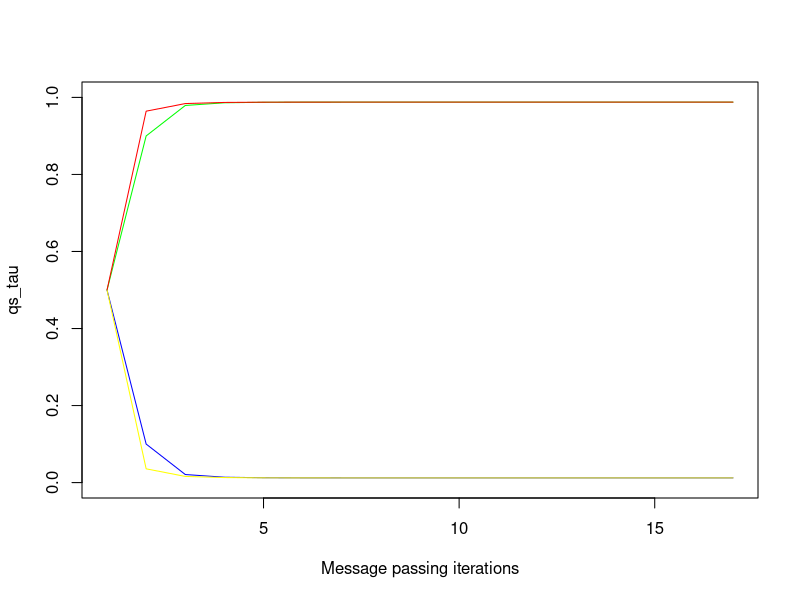
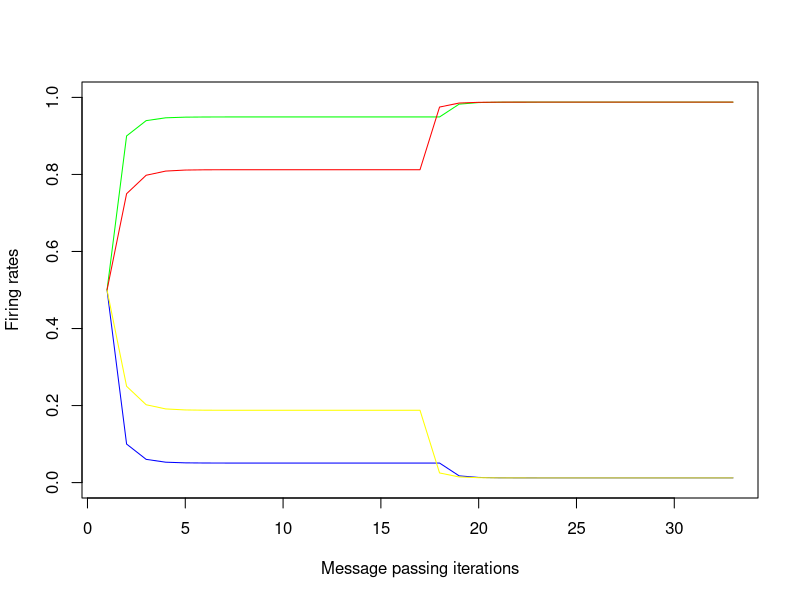

Generate these figures, in order, with R: (Note: this script raises an error after producing the figures.)
#################################
#-------------------------------#
#  Message Passing Examples in R#
#-------------------------------#
#################################

# CONVERSION of matlba code Message_passing_example.m, including commentaries.

# Supplementary Code for: A Tutorial on Active Inference 
# Modelling and its Application to Empirical Data by Ryan Smith 
# and Christopher J. Whyte. We also acknowledge Samuel Taylor for contributing 
# to this example code

# This script provides two examples of (marginal) message passing, based on
# the steps described in the main text. Each of the two examples (sections)
# need to be run separately. The first example fixes all observed
# variables immediately and does not include variables associated with the
# neural process theory. The second example provides observations
# sequentially and also adds in the neural process theory variables. To
# remind the reader, the message passing steps in the main text are:
  
# 	1. Initialize the values of the approximate posteriors q(s_(?,?) ) 
#      for all hidden variables (i.e., all edges) in the graph. 

# 	2. Fix the value of observed variables (here, o_?).

# 	3. Choose an edge (V) corresponding to the hidden variable you want to 
#      infer (here, s_(?,?)).

# 	4. Calculate the messages, ?(s_(?,?)), which take on values sent by 
#      each factor node connected to V.

# 	5. Pass a message from each connected factor node N to V (often written 
#      as ?_(N?V)). 

# 	6. Update the approximate posterior represented by V according to the 
#      following rule: q(s_(?,?) )? ? ?(s_(?,?))? ?(s_(?,?)). The arrow 
#      notation here indicates messages from two different factors arriving 
#      at the same edge. 
#        6A. Normalize the product of these messages so that q(s_(?,?) ) 
#            corresponds to a proper probability distribution. 
#        6B. Use this new q(s_(?,?) ) to update the messages sent by 
#            connected factors (i.e., for the next round of message passing).

# 	7. Repeat steps 4-6 sequentially for each edge.

# 	8. Steps 3-7 are then repeated until the difference between updates 
#      converges to some acceptably low value (i.e., resulting in stable 
#      posterior beliefs for all edges). 

library(pracma) # for grad(), numerical gradiant Matlab-Style


##########################################################
# Example 1: Fixed observation and message passing steps #
##########################################################

# This section carries out marginal message passing on a graph with beliefs
# about states at two time points. In this first example, both observations 
# are fixed from the start (i.e., there are no ts as in full active inference
# models with sequentially presented observations) to provide the simplest
# example possible. We also highlight where each of the message passing
# steps described in the main text are carried out.

# Note that some steps (7 and 8) appear out of order when they involve loops that
# repeat earlier steps

library(dplyr)

# Softmax function
softmax <- function(par){             # THANKS TO: https://rpubs.com/FJRubio/softmax
  n.par <- length(par)                # equivalent: exp(result)/sum(exp(result))
  par1 <- sort(par, decreasing = TRUE)
  Lk <- par1[1]
  for (k in 1:(n.par-1)) {
    Lk <- max(par1[k+1], Lk) + log1p(exp(-abs(par1[k+1] - Lk))) 
  }
  val <- exp(par - Lk)
  return(val)
}

# Specify generative model and initialize variables

#  priors

D = c(.5, .5)

# likelihood mapping
A = matrix(c(.9, .1,
             .1, .9),
           nrow = 2,
           ncol = 2,
           byrow= TRUE) 
 
# transitions
B = matrix(c(1, 0,
             0, 1),
            nrow = 2,
            ncol = 2,
            byrow = TRUE)

# number of timesteps
Timepoints = 2

# number of iterations of message passing
NumIterations = 16

# at exp(-16) to log inputs as log(0) is not defined
z = exp(-16)

# Initialize posterior STEP 1
qs = c(.5,.5)

# List to store results
qsLIST <- vector("list", 16*2)
dim(qsLIST) <- matrix(c(16,2))


for (Ni in 1:NumIterations){
  # fix observations (STEP 2) [using a list]
  o<- vector("list", 1*2)
  dim(o) = matrix(c(1,2))
  # Observations
  o[[1]] = matrix(c(1, 0))
  o[[2]] = matrix(c(1, 0))

    # For each edge (hidden state) - STEP 7 
    for (tau in 1:Timepoints){
      # Choose an edge
      q = log(qs[tau]+z)   # evtl. q[tau]
      
      # compute MEssage sent by D and B (STEP 4) using the posterior
      # computed in 6B
      if (tau == 1){  # first time point
        lnD = log(D+z)  # Message 1
        lnBs= log(t(B)%*%qs[]+z)
      }
      else if (tau == Timepoints){
        lnBs= log(B%*%qs[]+z)
      }
      lnAo = log((t(A)%*%as.vector(o[[tau]]))+z)  # as.vector(o...) 
      
      # STEPS 5-6 (Pass messages and update the posterior)
      # Since all terms are in log space, this is addition instead of
      # multiplication. This corresponds to equation 16 in the main
      # text (within the softmax)
      if (tau == 1){
        q = .5*lnD+.5*lnBs + as.vector(lnAo)
      }
      else if (tau == Timepoints){
        q = .5*(lnBs) + as.vector(lnAo)
      }
      # normalize using a softmax function to find posterior (STEP 6A)
      qs = softmax (q)
      qsLIST[[Ni,tau]]<- qs # store value for each iteration
    } 
  #  Repeat for remaining edges (STEP 7)
print(qs) # Repeat until convergence/for fixed number of iterations (STEP 8)
#print(qsResults)
}

# Final posterior beliefs over states
qs

# qsLIST of each iteration, for each tau. 
qsLIST


###################################
# Plotting firing rates (traces): #
###################################

# Adding prior to starting values:
addD = vector("list", 1*2)
dim(addD) = matrix(c(1,2))
addD[[1,1]] <- c(.5,.5)
addD[[1,2]] <- c(.5,.5)
addD
# Use rbind to place D up front which results in a new list of dim 17*2
qsLISTplot = rbind(addD, qsLIST)

# Transform upper list into a dataframe. Not that the list neeeds
# to be transposed for this via t(a). This results in a dataframe
# with a dim of 17*4
qsPLOT <- data.frame(matrix(unlist(t(qsLISTplot)), nrow=17, ncol=4,byrow=TRUE),stringsAsFactors = TRUE)
qsPLOT

# Plot: Approximate posteriors (1 per edge per time point)
plot(qsPLOT$X1, type = "l", col= "green", 
     ylim = c(0,1), # Set dimension y axis 0 to 1
    xlab = "Message passing iterations", ylab = "qs_tau") # Name labels
lines(qsPLOT$X2, col="blue")     # add the other columns of qsPLOT
lines(qsPLOT$X3, col="red")
lines(qsPLOT$X4, col="yellow")


#####################################################
# Example 2: Sequential observations and simulation #
#             of firing rates and ERPs              #
#####################################################

# This script performs state estimation using the message passing 
# algorithm introduced in Parr, Markovic, Kiebel, & Friston (2019).
# This script can be thought of as the full message passing solution to 
# problem 2 in the pencil and paper exercises. It also generates
# simulated firing rates and ERPs in the same manner as those shown in
# figs. 8, 10, 11, 14, 15, and 16. Unlike example 1, observations are
# presented sequentially (i.e., two ts and two taus).

# Specify generative model and initialise variables

#  priors

D = c(.5, .5)

# likelihood mapping
A = matrix(c(.9, .1,
             .1, .9),
           nrow = 2,
           ncol = 2,
           byrow= TRUE) 

# transitions
B = matrix(c(1, 0,
             0, 1),
           nrow = 2,
           ncol = 2,
           byrow = TRUE)

# number of timesteps
Timesteps = 2

# number of iterations of message passing
NumIterations = 16

# at exp(-16) to log inputs as log(0) is not defined
z = exp(-16)

# Initialize posterior STEP 1
qs2 = c(.5,.5)

# List to store results
xn <- vector("list", 16*2*2)
dim(xn) <- matrix(c(16,2,2))


# Message passing:

for (t in 1:Timesteps){
  
      for (Ni in 1:NumIterations){   # STEP 8 loop of VMP
          
          # Likelihood
          #lnAo = log((t(A)%*%as.vector(o[[t,tau]]))+z)  # as.vector(o...) + multiple places in the loop necessary!!
  
          for (tau in 1:Timesteps){ # STEP 7 loop of VMP
            # fix observations sequentially (STEP 2) [using a list of lists]
            # Each tau for Timestep1
            o1<- vector("list", 1*2)
            dim(o1) = matrix(c(1, 2))
            o1[[1]] = matrix(c(1, 0))
            o1[[2]] = matrix(c(0, 0))
            
            # Each tau for Timestep1
            o2<- vector("list", 1*2)
            dim(o2) = matrix(c(1,2))
            o2[[1]] = matrix(c(1, 0))       
            o2[[2]] = matrix(c(1, 0))               
            
            # list of lists
            o <- vector("list", 2*2)
            dim(o) = matrix(c(2,2))
            o[1,] <- o1 # assign to list
            o[2,] <- o2 #      -''-

          # initialise depolarization variable: v = ln(s)
          # choose an edge (Step 3 of VMP)
          v = log(qs2[])
            
            # get correct D and B for each time point (Steps 4-5 of VMP)
            # using using the posterior computed in Step 6B  
            if (tau == 1){  # first time point
            lnD = log(D+z)  # pas(Message 1)
            
            lnBs= log(t(B)%*%qs2[]+z) # future (Message 2)
           }
            else if (tau == Timesteps){ # last time point
            lnBs= log(B%*%qs2[]+z)      # no contribution from future (only
                                        # Message 1)
           } 
             # Likelihood Message 3
            lnAo = log((t(A)%*%as.vector(o[[t,tau]]))+z)  # evtl. as.vector(o...) + multiple places in the loop as below!!
    
             # calculate state prediction error: equation 24
            if (tau == 1){
            epsilon = .5*lnD+.5*lnBs + as.vector(lnAo) - v
           }
            else if (tau == Timesteps){
            epsilon = .5*(lnBs) + as.vector(lnAo) - v
      }
            
            # (Step 6 of VMP)
            # update depolarization variable: equation 25
            v = v + epsilon[]

            # normalize using a softmax function to find posterior (STEP 6A of VMP)
            # equation 26 (Step 6A of VMP)
            qs2 = softmax (v)
            xn[[Ni,tau,t]]<- qs2 # store qs for firing rate plots
      } 
           #  Repeat for remaining edges (STEP 7 of VMP)
    }  # Repeat until convergence/for number of iterations (Step 8 of VMP)
  print(qs2)
}

# Final posterior beliefs over states
qs2

#            [,1]
# [1,] 0.98780474
# [2,] 0.01219526

# xn of each iteration, for each t and each tau. 
xn


###################################
# Plotting firing rates (traces): #
###################################


# Note: the Matlab code uses functions to transform xn into
# "firing_rate". A different approach to matlab is used here.

# Adding prior to starting values:
addD2 = vector("list", 1*2*1)
dim(addD2) = matrix(c(1,2,1))
addD2[[1,1,1]] <- c(.5,.5)
addD2[[1,2,1]] <- c(.5,.5)
addD2

# Use rbind to place D up front of [,,1] which results in a new list [x,y]
xnplotpre = rbind(addD2[,,1], xn[,,1])
xnplotpre[1,2]
# Use rbind to combine lists
xnplotpre2 = rbind(xnplotpre, xn[,,2])
xnplotpre2

# Transform upper list into a dataframe. Not that the list neeeds
# to be transposed for this via t(a). This results in a dataframe
# with a dim of 17*4
xnplotpredf <- data.frame(matrix(unlist(t(xnplotpre2)), nrow=4, ncol=33,byrow=FALSE),stringsAsFactors = FALSE)
xnplot = t(xnplotpredf)
xnplot

# Plot firing rate (traces)
plot(xnplot[,1], type = "l", col = "green",
     ylim = c(0,1), # Set dimension y axis 0 to 1
     xlab = "Message passing iterations", ylab = "Firing rates") # Name labes
lines(xnplot[,2], col="blue")     # add the other columns of qsPLOT
lines(xnplot[,3], col="red")
lines(xnplot[,4], col="yellow")


library(pracma) # for gradient(), numerical gradiant Matlab-Style

num_states = 2
num_epochs = 2
time_tau = matrix(c(1, 2, 1, 2,
                    1, 1, 2, 2),
                  ncol =4,
                  nrow=2,
                  byrow=TRUE) 

# Sort of, but not the right function yet...
for (t_tau in 1:ncol(time_tau)){
    for (epoch in 1:num_epochs){
    # firing rate 
     firing_rate[] = unlist(xn)
      ERP = gradient(firing_rate)
    }
}

xnplot

# Plotting ERP - still not working out properly... 
grad1=gradient(xnplot[,1])
grad1

grad2=gradient(xnplot[,2])
grad2

grad3=gradient(xnplot[,3])
grad3

grad4=gradient(xnplot[,4])
grad4

plot(grad4, ylim=c(-0.1,0.1), type = "l")
lines(grad3)
lines(grad2)
lines(grad1)

# Firing rates:
image((64*as.matrix(xnplot)), col = grey.colors(256))




